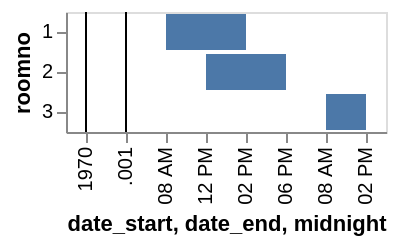

The notebook cell saved with this chart:
### Code cell
import altair as alt
import pandas as pd
import datetime as dt

# sample df
df = pd.DataFrame({'id': [1, 2, 3],
                   'name': ['A', 'B', 'C'],
                   'roomno': ['1', '2', '3'],
                   'date_start': pd.to_datetime(['2023-04-04 08:00:00', '2023-04-04 12:00:00', '2023-04-05 08:00:00']),
                   'date_end': pd.to_datetime(['2023-04-04 14:00:00', '2023-04-04 18:00:00', '2023-04-05 14:00:00'])})


chart = alt.Chart(df).mark_bar().encode(
    x=alt.X('date_start', type='temporal', axis = alt.Axis(grid = False)),
    x2='date_end',
    y='roomno'
).interactive()


today = pd.to_datetime(dt.date.today())
past = today - pd.DateOffset(months=1)
fut = today + pd.DateOffset(months=1)
all = pd.date_range(start = past, end = fut, freq='1H')
ruling = pd.DataFrame({'date_range':all})
ruling['midnight'] = ruling['date_range'].dt.hour == 0

lines = alt.Chart(ruling).mark_rule().encode(
    x=alt.X('midnight')
).interactive()

chart +lines

### Figure 1 — Vega-Lite specification as saved in the notebook (floating-point values rounded to 4 significant figures; data arrays with more than 128 entries replaced by an {"elided": "..."} marker saying what was removed)
{"config": {"view": {"continuousWidth": 400, "continuousHeight": 300}}, "layer": [{"data": {"name": "data-fdeb2d63c5e08cc21e4f970ffceca84d"}, "mark": "bar", "encoding": {"x": {"axis": {"grid": false}, "field": "date_start", "type": "temporal"}, "x2": {"field": "date_end"}, "y": {"field": "roomno", "type": "nominal"}}, "selection": {"selector041": {"type": "interval", "bind": "scales", "encodings": ["x", "y"]}}}, {"data": {"name": "data-ec7a69a3e6f4161438bf85a41230ef50"}, "mark": "rule", "encoding": {"x": {"field": "midnight", "type": "nominal"}}, "selection": {"selector042": {"type": "interval", "bind": "scales", "encodings": ["x", "y"]}}}], "$schema": "https://vega.github.io/schema/vega-lite/v4.17.0.json", "datasets": {"data-fdeb2d63c5e08cc21e4f970ffceca84d": [{"id": 1, "name": "A", "roomno": "1", "date_start": "2023-04-04T08:00:00", "date_end": "2023-04-04T14:00:00"}, {"id": 2, "name": "B", "roomno": "2", "date_start": "2023-04-04T12:00:00", "date_end": "2023-04-04T18:00:00"}, {"id": 3, "name": "C", "roomno": "3", "date_start": "2023-04-05T08:00:00", "date_end": "2023-04-05T14:00:00"}], "data-ec7a69a3e6f4161438bf85a41230ef50": {"elided": "1465 records"}}}
